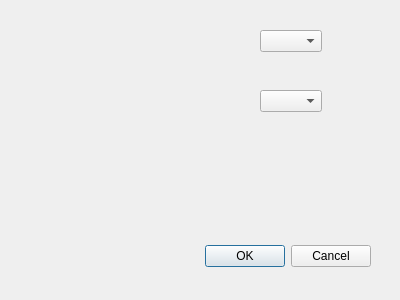
<?xml version="1.0" encoding="UTF-8"?>
<ui version="4.0">
 <class>StreetDialog</class>
 <widget class="QDialog" name="StreetDialog">
  <property name="geometry">
   <rect>
    <x>0</x>
    <y>0</y>
    <width>400</width>
    <height>300</height>
   </rect>
  </property>
  <property name="windowTitle">
   <string>Dialog</string>
  </property>
  <widget class="QDialogButtonBox" name="buttonBox">
   <property name="geometry">
    <rect>
     <x>30</x>
     <y>240</y>
     <width>341</width>
     <height>32</height>
    </rect>
   </property>
   <property name="orientation">
    <enum>Qt::Orientation::Horizontal</enum>
   </property>
   <property name="standardButtons">
    <set>QDialogButtonBox::StandardButton::Cancel|QDialogButtonBox::StandardButton::Ok</set>
   </property>
  </widget>
  <widget class="QComboBox" name="comboBox_Start">
   <property name="geometry">
    <rect>
     <x>260</x>
     <y>30</y>
     <width>62</width>
     <height>22</height>
    </rect>
   </property>
  </widget>
  <widget class="QComboBox" name="comboBox_End">
   <property name="geometry">
    <rect>
     <x>260</x>
     <y>90</y>
     <width>62</width>
     <height>22</height>
    </rect>
   </property>
  </widget>
 </widget>
 <resources/>
 <connections>
  <connection>
   <sender>buttonBox</sender>
   <signal>accepted()</signal>
   <receiver>StreetDialog</receiver>
   <slot>accept()</slot>
   <hints>
    <hint type="sourcelabel">
     <x>248</x>
     <y>254</y>
    </hint>
    <hint type="destinationlabel">
     <x>157</x>
     <y>274</y>
    </hint>
   </hints>
  </connection>
  <connection>
   <sender>buttonBox</sender>
   <signal>rejected()</signal>
   <receiver>StreetDialog</receiver>
   <slot>reject()</slot>
   <hints>
    <hint type="sourcelabel">
     <x>316</x>
     <y>260</y>
    </hint>
    <hint type="destinationlabel">
     <x>286</x>
     <y>274</y>
    </hint>
   </hints>
  </connection>
 </connections>
</ui>
